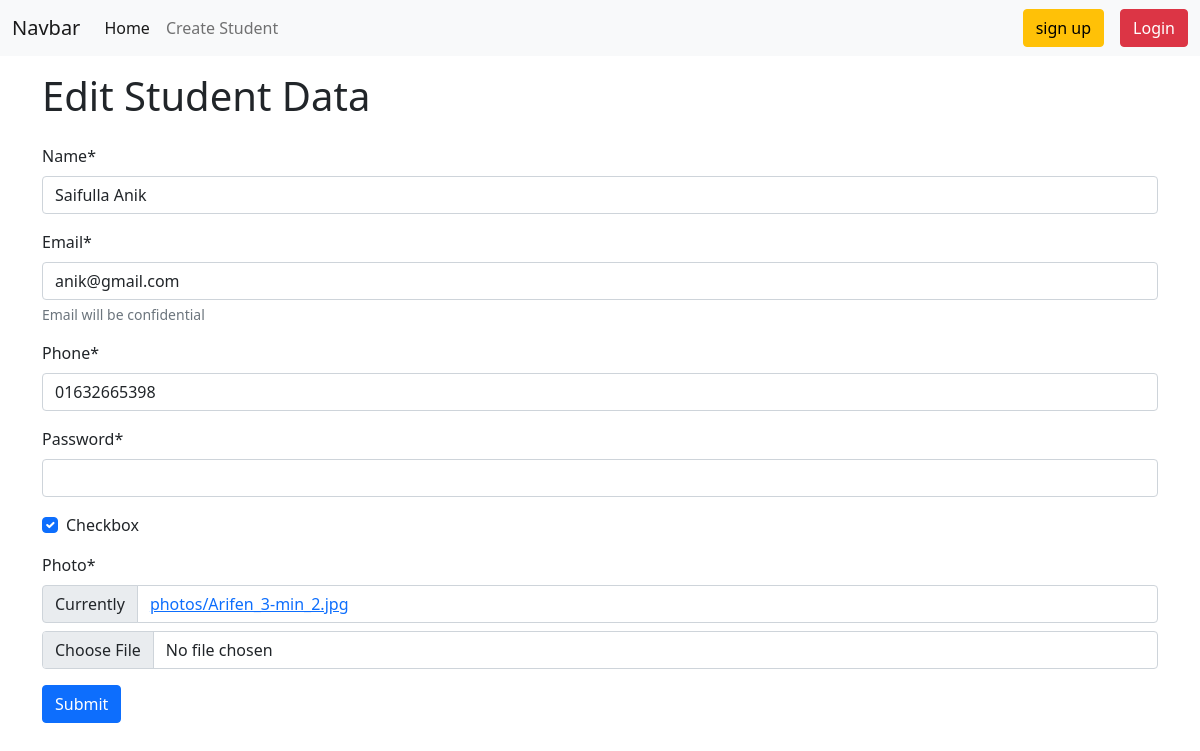
Page /edit/2 on the earlier database version.
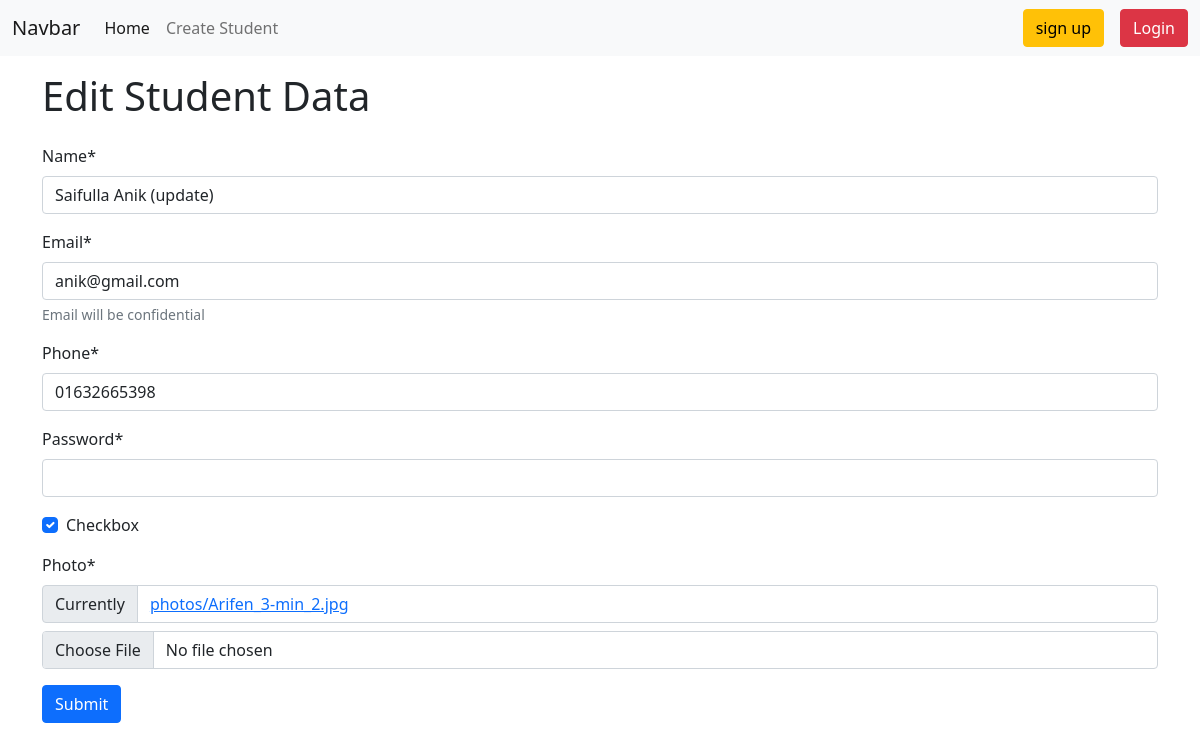
Same page on the later database version.
### student/models.py (models this page shows, shortened)
class Student(models.Model):
    name = models.CharField(max_length=200)
    email = models.EmailField()
    phone = models.CharField(max_length=50)
    password = models.CharField(max_length=150)
    checkbox = models.BooleanField()
    photo = models.ImageField(upload_to=student_directory_name,default=None,null=True)

### student/views.py (the view, shortened to what this page needs)
# urls.py: path('edit/<int:id>',views.updateStudentData.as_view(), name="update_student"), #class based view
class updateStudentData(UpdateView):
    form_class = forms.StudentForm
    model = models.Student
    template_name = 'student/create_student.html'
    success_url = reverse_lazy('home')
    pk_url_kwarg = 'id'
    def get_context_data(self, **kwargs):
        context = super(). get_context_data(**kwargs)
        context['edit'] = True
        return context

### student/forms.py
class StudentForm(forms.ModelForm):
    password = forms.CharField(widget=forms.PasswordInput())
    class Meta:
        model = models.Student
        fields = '__all__'
        labels = {
            'name': "Full name",
            'photo':"Upload your photo",
        },
        help_texts = {
            'email':"Email will be confidential",
        }

### student/templates/student/create_student.html (shortened to what this page needs)
{% extends "base.html" %}
{%load crispy_forms_tags %}
{% block content %}
{% if edit %}
<h1 class="py-3 container">Edit Student Data</h1>
{% else %}
<h1 class="py-3 container">Create New Student</h1>
{% endif %}
<form class="container" method="post" enctype="multipart/form-data" novalidate>
    {{form | crispy}}
    <button type="submit" class="btn btn-primary">Submit</button>
</form>
{% endblock %}

Differences in the rows shown:
changed Student "anik@gmail.com": name "Saifulla Anik" → "Saifulla Anik (update)"
